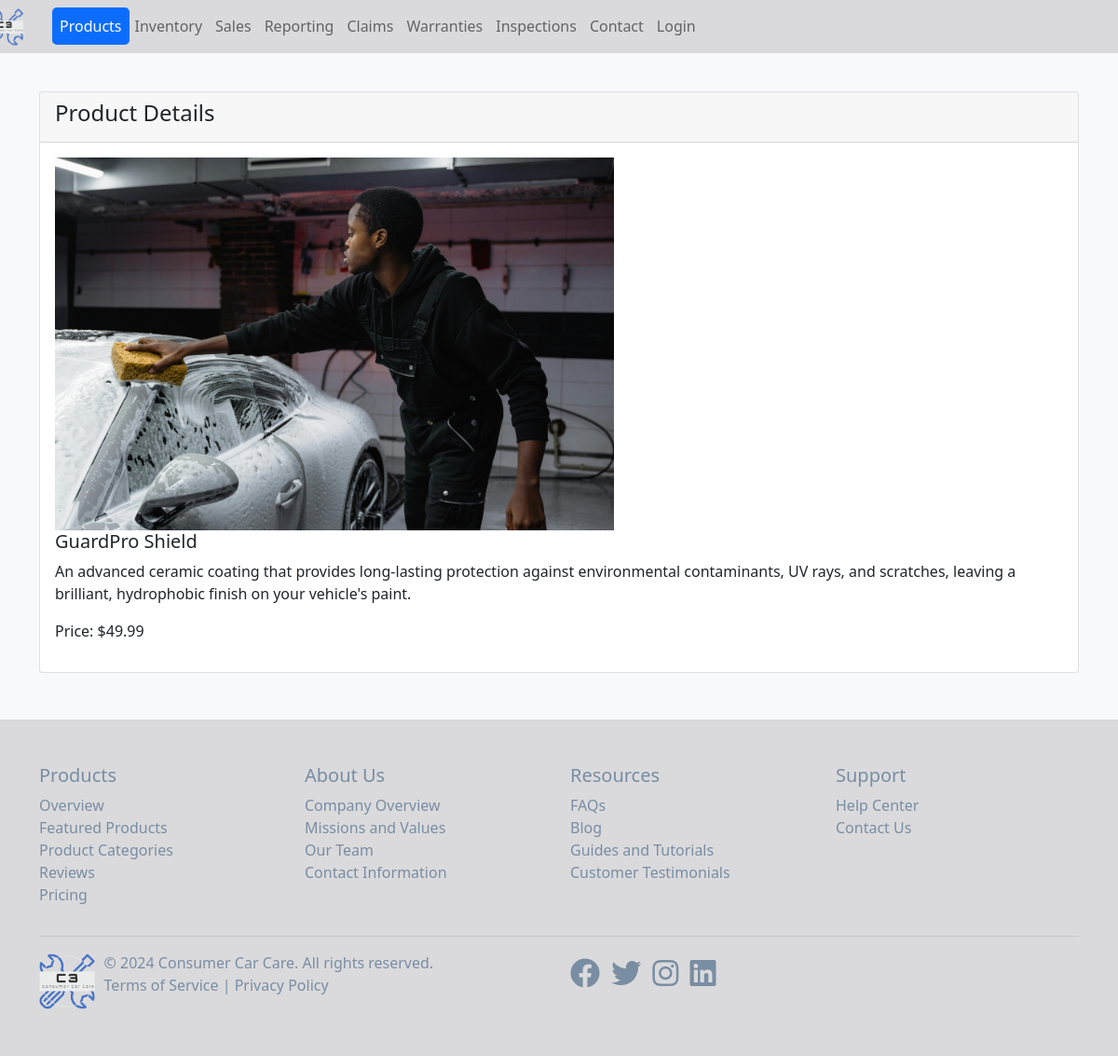
The page /products/1/ on the database its author committed.
### main_app/models.py (models this page shows, shortened)
class Product(models.Model):
    name = models.CharField(max_length=100)
    description = models.TextField()
    price = models.DecimalField(max_digits=8, decimal_places=2)
    image = models.ImageField(upload_to='product_images', null=True, blank=True)

### main_app/views.py (the view)
# urls.py: path('products/<int:product_id>/', views.product_detail, name='product_detail'),
def product_detail(request, product_id):
    product = get_object_or_404(Product, id=product_id)
    context = {'product': product}
    return render(request, 'main_app/product_detail.html', context)

### main_app/templates/main_app/product_detail.html
{% extends 'main_app/base.html' %}
{% load static %}
{% block content %}
<div class="container mt-5">
    <div class="row">
        <div class="col-md-12">
            <div class="card">
                <div class="card-header">
                    <h4>Product Details</h4>
                </div>
                <div class="card-body">
                    {% if product.image %}
                    <img src="{{ product.image.url }}" alt="{{ product.name }}" class="img-fluid" width="600" height="400">
                    {% endif %}
                    <h5>{{ product.name }}</h5>
                    <p>{{ product.description }}</p>
                    <p>Price: ${{ product.price }}</p>
                </div>
            </div>
        </div>
    </div>
</div>
{% endblock %}

### main_app/templates/main_app/base.html (style rules this page uses)
body { background-color: #f8f9fa; padding-top: 50px; }

### rows shown on the page
Product: image (picture), name "GuardPro Shield", description "An advanced ceramic coating that provides long-lasting protection against environmental contaminants, UV rays, and scratches, leaving a brilliant, hydrophobic finish on your vehicle's paint.", price "49.99"
